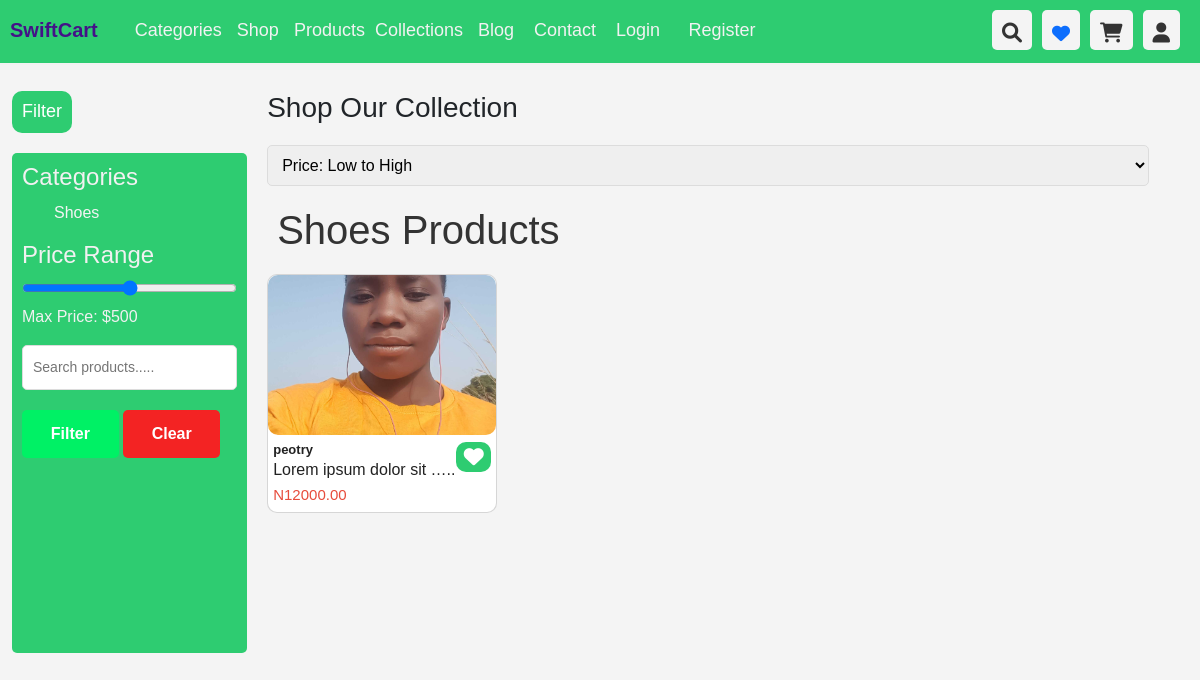
Page /category_detail/Shoes/ on the committed database.
### Store/models.py (models this page shows, shortened)
class Category(models.Model):
    name = models.CharField(max_length=100, unique=True)
    created_by = models.ForeignKey(User, related_name='creates_category', on_delete=models.CASCADE)
    created_at = models.DateTimeField(auto_now_add=True)
    class Meta:
        ordering = ('name',)
        verbose_name_plural = 'Categories'
    def __str__(self):
        return f'{self.name}'

class Product(models.Model):
    id = models.UUIDField(primary_key=True, unique=True, default=uuid.uuid4)
    name = models.CharField(max_length=100)
    image = models.ImageField(upload_to='products_images', blank=True, null=True)
    description = models.TextField()
    in_stock = models.PositiveBigIntegerField(default=1)
    price = models.DecimalField(decimal_places=2, max_digits=10000)
    is_sale = models.BooleanField(default=False)
    sale_price = models.DecimalField(decimal_places=2, max_digits=10000, blank=True, null=True)
    is_featured = models.BooleanField(default=False)
    is_trending = models.BooleanField(default=False)
    is_best_seller = models.BooleanField(default=False)
    category = models.ForeignKey(Category, related_name='product_category', on_delete=models.CASCADE)
    created_by = models.ForeignKey(User, related_name='addes_product', on_delete=models.CASCADE)
    created_at = models.DateTimeField(auto_now_add=True)
    updated_at = models.DateTimeField(auto_now=True)

### Store/views.py (the view)
# urls.py: path('category_detail/<str:category>/', views.category_detail, name='category_detail'),
def category_detail(request, category):
    categories = Category.objects.all()
    category = get_object_or_404(Category, name=category)
    try:
        category_products = Product.objects.filter(category=category)
    except Product.objects.filter(category=category).DoesNotExist():
        messages.success(request, 'No product found for this category' + category)
        return render(request, 'store/category_detail.html')
    return render(request, 'store/category_detail.html', {'category_products':category_products, 'categories':categories, 'category':category})

### Store/templates/store/category_detail.html (shortened to what this page needs)
{% extends 'store/base.html' %}
{% load static %}
{% block shop %} <link rel="stylesheet" href="{% static 'assets/css/shop.css' %}">  {% endblock %}
{% block content %}
<br>
<br>
<section class="shop-page" style="padding-top: 40px;">
  <div class="container-fluid">
    <div class="filters">
      <div style="display: flex; width: 100%;">
        <h3 style="background-color: #2ecc71; border-radius: 10px; font-size: 18px; color: white; padding: 10px;"
          id="openFilter" onclick="openFilter()">Filter</h3>
      </div>
      <div id="filters">
        <div class="filter-category">
          <h4>Categories</h4>
          <ul>
            {% for category in categories %}
            <li><a href="{% url 'category_detail' category %}" style="text-decoration: none; color: #f4f4f4;">{{category}}</a></li>
{% endfor %}
          </ul>
        </div>
        <div class="filter-price">
          <h4>Price Range</h4>
          <input type="range" min="0" max="1000" step="10" value="500" id="price-range">
          <p>Max Price: $<span id="price-value">500</span></p>
        </div>
        <div class="search-products">
          <form action="" method="post">
            <div class="form-group">
              <input type="search" name="search-term" id="" placeholder="Search products.....">
            </div>
            <div class="form-group">
              <button type="submit" class="btn success">Filter</button>
              <button type="reset" class="btn danger">Clear</button>
            </div>
          </form>
        </div>
      </div>
    </div>
    <div class="product-listing">
      <h2>Shop Our Collection</h2>
      <div class="sorting">
        <select id="sort-options" class="input">
          <option value="low-to-high">Price: Low to High</option>
        </select>
      </div>
      <section class="section">
        <h1 class="title">{{category}} Products</h1>
        <div class="section-container">
            {% for product in category_products %}
            <div class="card" style="position: relative;">
              <div class="card-img">
                {% if product.image %}
                <img src="{{product.image.url}}" alt="images/images (20).jpeg">
                {% else %}
              <img src="" alt="Not found">
              {% endif %}
              </div>
              <div class="card-content" style="margin-top: 2px;">
                <a href="{% url 'product' product.id %}" style="text-decoration: none; color: #222;">
                <div>
                  <h3 class="product-title" style="padding: 0; margin: 0; font-size: 13px;">{{product.name|truncatewords:3}}</h3>
                  <p class="product-description" style="padding: 0; margin: 0;">
                    {{product.description|truncatewords:4}}..
                  </p>
                  {% if product.is_sale %}
                  <p class="product-price" style="padding: 0; margin: 0;">N{{product.sale_price}} <span
                      class="old-price"> N{{product.price}} </span>
                  </p>
                  {% else %}
                  <p class="product-price" style="padding: 0; margin: 0;">N{{product.price}}  </p>
                  {% endif %}
                </div>
                </a>
                <div class="action" style="padding: 5px; width: 35px; height: 30px;">
                  <span id="addToWaitList" class="add-to"><i class="fa fa-heart"></i></span>
                </div>
              </div>
            </div>
            {% endfor %}
        </div>
        <br>
      </section>
    </div>
  </div>
</section>
{% endblock %}

### static/assets/css/style.css (style rules this page uses)
* { margin: 0; padding: 0; box-sizing: border-box; }
body { font-family: Arial, sans-serif; min-height: 100vh; background-color: #f4f4f4; }
.btn { text-decoration: none; background-color: #2ecc71; padding: 10px 18px; border: none; color: #fff; border-radius: 10px; margin-bottom: 20px; }
h1 { color: #333; margin-bottom: 20px; }
.section .title { margin: 20px 10px; }
.section-container { display: flex; justify-content: space-between; overflow-x: hidden; overflow: scroll; scrollbar-width: none; gap: 5px; }
.section-container .card { max-width: 320px; max-height: 300px; border: 1px solid #3333; border-radius: 10px; min-width: 230px; }
.section-container .card .card-img img { width: 100%; height: 160px; border-radius: 10px; object-fit: cover; }
.section-container .card .card-content { display: flex; justify-content: space-between; padding: 5px; margin-top: 5px; }
.section-container .card .card-content .action { background-color: #2ecc71; color: #fff; height: 30px; width: 40px; display: flex; justify-content: center; align-items: center; text-align: center; border-radius: 10px; font-size: 20px; cursor: pointer; padding: 5px; }
.product-title { font-size: 18px; font-weight: bold; margin-bottom: 2px; }
.product-price { font-size: 15px; color: #e74c3c; }

### static/assets/css/shop.css (style rules this page uses)
* { margin: 0; padding: 0; box-sizing: border-box; }
body { font-family: Arial, sans-serif; line-height: 1.6; }
.shop-page { padding: 40px 0; }
.filters { width: 20%; float: left; margin-right: 20px; }
.filters #filters { opacity: 1; background-color: #2ecc71; border-radius: 5px; padding: 10px; color: #f1f1f1; min-height: 500px; }
.filters h3 { font-size: 24px; margin-bottom: 20px; }
.filter-category ul { list-style: none; }
.filter-category ul li { margin-bottom: 10px; }
.filter-price input[type="range"] { width: 100%; }
.filter-price p { font-size: 16px; }
.form-group { margin-bottom: 20px; text-align: left; }
.form-group input, .input { width: 100%; padding: 10px; font-size: 14px; border: 1px solid #dcdcdc; border-radius: 5px; outline: none; transition: border-color 0.3s; }
.btn { width: 45%; background-color: #2ecc71; color: #ffffff; border: none; padding: 12px; font-size: 16px; font-weight: bold; border-radius: 5px; cursor: pointer; transition: background-color 0.3s; }
.danger { background-color: #f32323; }
.success { background-color: #00f165; }
.product-listing { width: 75%; float: left; }
.product-listing h2 { font-size: 28px; margin-bottom: 20px; }
.sorting { margin-bottom: 20px; }
.sorting select { padding: 10px; font-size: 16px; }

### rows in the picture
Category: name "Shoes"
Product: image (picture), name "peotry", description "Lorem ipsum dolor sit …", price "12000.00"
